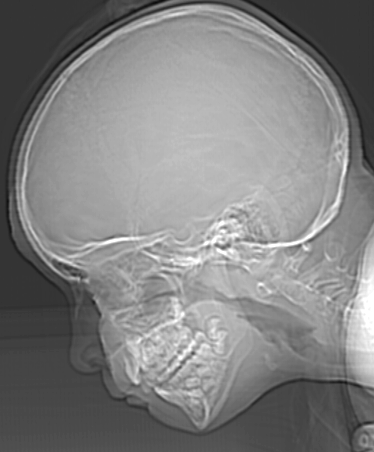
//> input picture Imageprocessing/cmake/IntensityResolution/22.tif, 374 x 452 px
$ ./main   (built with g++ and OpenCV 4)
//> lines starting //> are read from the running program, lines starting //| are printed output that depends on the picture; after the words box and inside, x2 and y2 are one past the last pixel; in counts of white or black regions, pixels touching at a corner belong together
#include <opencv2/core/core.hpp>
#include <opencv2/highgui/highgui.hpp>
#include <iostream>
using namespace std;
using namespace cv;
int main()
{


	Mat srcimage = imread("22.tif");
//> srcimage is the input picture: 452 rows x 374 cols, CV_8UC3; min 12, max 255, mean 129.4
        if(!srcimage.data)

   {

        cout << "image read is error!" << endl;

        return 0;

    }
        cout << "image Info:Height:" << srcimage.size().height << " Width:" << srcimage.size().width << endl;
//| image Info:Height:452 Width:374
	imshow("原始图像",srcimage);
        imwrite("k=8.bmp",srcimage);
	//按原始图的参数规格来创建创建效果图
	Mat dstimage1;
        Mat dstimage2;
        dstimage1.create(srcimage.rows,srcimage.cols,srcimage.type());
	dstimage2.create(srcimage.rows,srcimage.cols,IPL_DEPTH_1U);//效果图的大小、类型与原图片相同

	int a[6]={2,4,8,16,32,64};
        int r = srcimage.rows;  //行数
//> r = 452
	int c = srcimage.cols;  //列数
//> c = 374
        for(int w=0;w<6;w++)
          {


	    for(int i = 0;i < r;i++)
		{
		   for(int j = 0;j < c;j++)
			{

			  dstimage1.at<Vec3b>(i,j)[0] = srcimage.at<Vec3b>(i,j)[0]/a[w];  //蓝色通道
			  dstimage1.at<Vec3b>(i,j)[1] = srcimage.at<Vec3b>(i,j)[1]/a[w] ;  //绿色通道
			  dstimage1.at<Vec3b>(i,j)[2] = srcimage.at<Vec3b>(i,j)[2]/a[w];  //红是通道


			}
		}


           string str[6]={"k=7.jpg","k=6.jpg","k=5.jpg","k=4.jpg","k=3.jpg","k=2.jpg"};
	   imshow(str[w],dstimage1);
           imwrite(str[w],dstimage1);

          }
//> this loop made 6 passes
//> pass 1, `imshow(str[w],dstimage1);`:
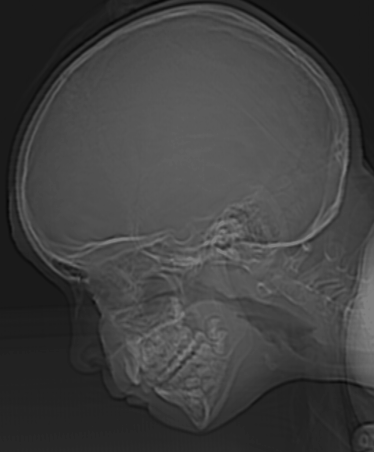
//> window 'k=7.jpg': 452 rows x 374 cols, CV_8UC3; min 6, max 127, mean 64.4
//> pass 2, `imshow(str[w],dstimage1);`:
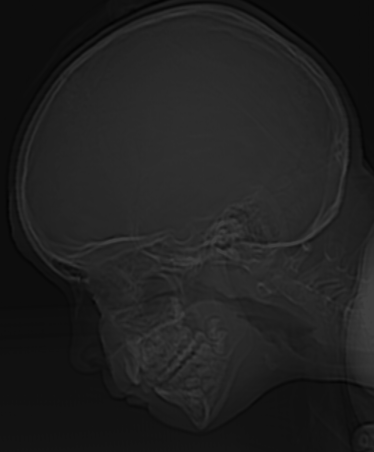
//> window 'k=6.jpg': 452 rows x 374 cols, CV_8UC3; min 3, max 63, mean 32
//> after the loop:
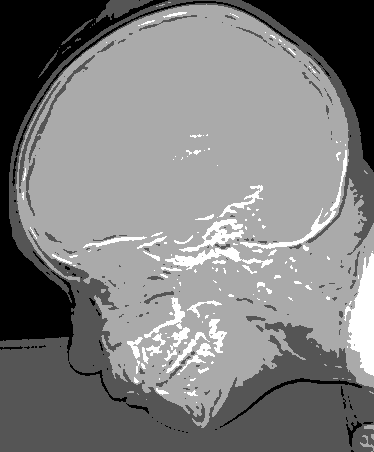
//> dstimage1: 452 rows x 374 cols, CV_8UC3; min 0, max 3, mean 1.5; drawn with min black and max white
          for(int i = 0;i < r;i++)
		{
                   uchar* a=dstimage1.ptr<uchar>(i);
                   uchar* b=dstimage2.ptr<uchar>(i);
		   for(int j = 0;j < c;j++)
			{

  	                 b[j]=a[j]/2;
		        }

                }
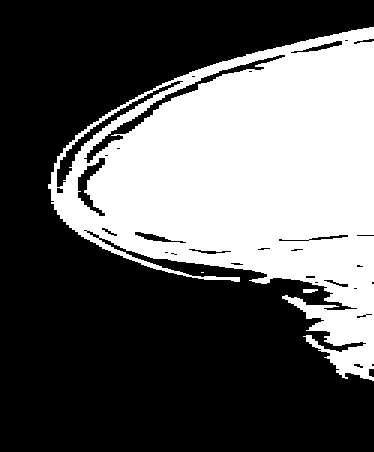
//> dstimage2: 452 rows x 374 cols, CV_8SC1; values 0 (black) and 1 (white), 37% white; 3 white regions (1 under 20 px), largest, box (x1, y1, x2, y2) and area: (48, 27, 374, 381) 62502, (303, 289, 318, 293) 51
            imshow("dd",dstimage2);
           imwrite("k=1.jpg",dstimage2);

	waitKey(0);
        return 0;
}
